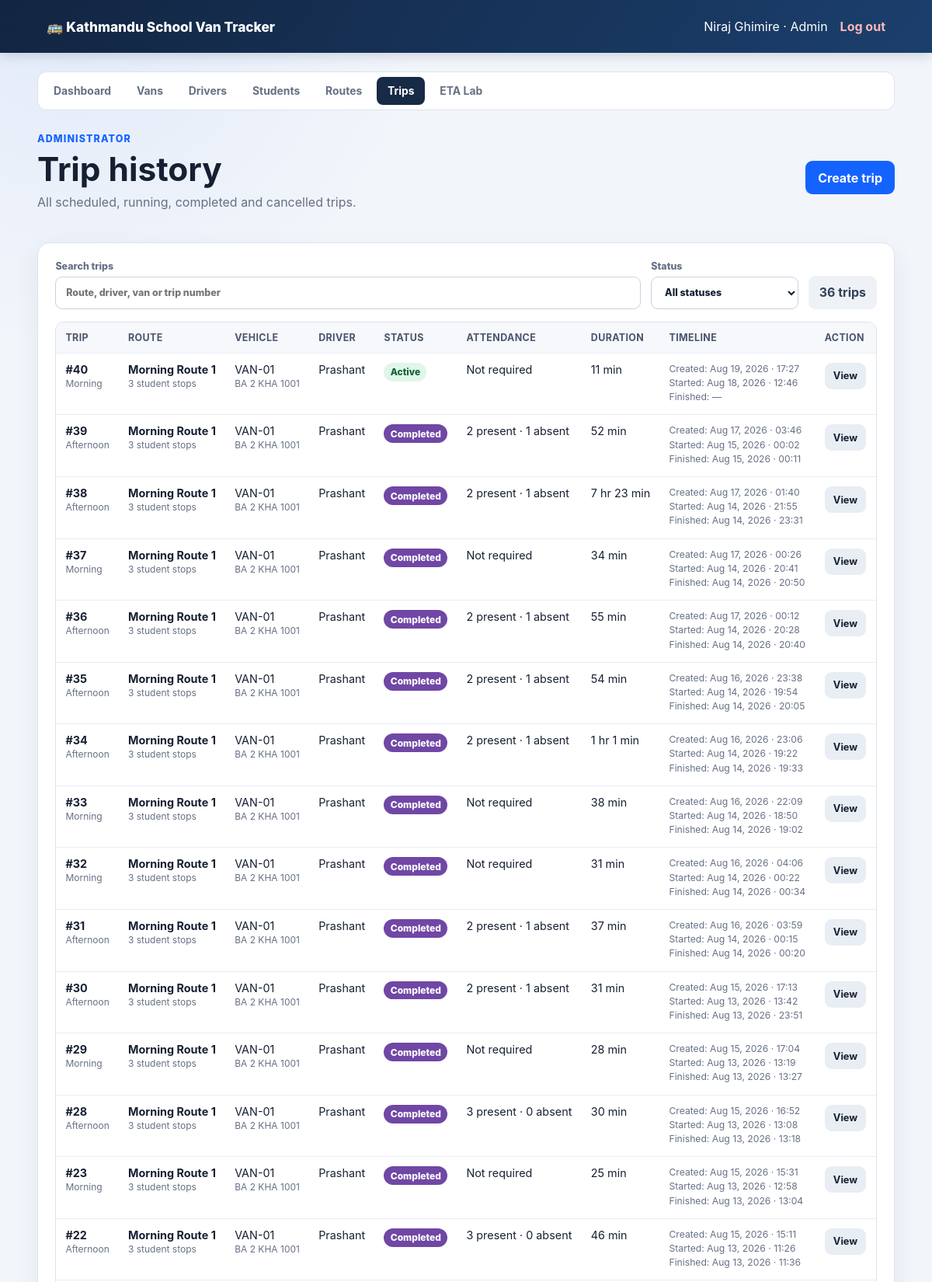
Screenshot of /admin/trip-history.php (signed in, upper part) with the database file from the repository.
### tables this page shows
CREATE TABLE `trips` (
  `id` bigint(20) unsigned NOT NULL AUTO_INCREMENT,
  `route_id` bigint(20) unsigned NOT NULL,
  `van_id` bigint(20) unsigned NOT NULL,
  `driver_id` bigint(20) unsigned NOT NULL,
  `trip_type` enum('morning','afternoon') NOT NULL,
  `status` enum('scheduled','active','paused','emergency','completed','cancelled') NOT NULL DEFAULT 'scheduled',
  `started_at` datetime DEFAULT NULL,
  `completed_at` datetime DEFAULT NULL,
  `simulated_elapsed_sec` int(10) unsigned NOT NULL DEFAULT 0,
  `current_lat` decimal(10,8) DEFAULT NULL,
  `current_lng` decimal(11,8) DEFAULT NULL,
  `physical_speed_kmh` decimal(6,2) NOT NULL DEFAULT 0.00,
  `playback_multiplier` decimal(5,2) NOT NULL DEFAULT 1.00,
  `total_distance_m` decimal(12,2) NOT NULL DEFAULT 0.00,
  `distance_travelled_m` decimal(12,2) NOT NULL DEFAULT 0.00,
  `reached_stop_count` smallint(5) unsigned NOT NULL DEFAULT 0,
  `heading_deg` decimal(6,2) NOT NULL DEFAULT 0.00,
  `scenario_traffic_level` enum('low','medium','high') NOT NULL DEFAULT 'medium',
  `scenario_weather` enum('clear','rain','heavy_rain','fog') NOT NULL DEFAULT 'clear',
  `scenario_school_period` enum('regular','exam','half_day') NOT NULL DEFAULT 'regular',
  `scenario_hour_of_day` tinyint(3) unsigned NOT NULL DEFAULT 8,
  `scenario_day_of_week` tinyint(3) unsigned NOT NULL DEFAULT 0,
  `route_road_type` varchar(50) NOT NULL DEFAULT 'unclassified',
  `baseline_duration_sec` decimal(10,2) DEFAULT NULL,
  `predicted_eta_sec` decimal(10,2) DEFAULT NULL,
  `predicted_eta_lower_sec` decimal(10,2) DEFAULT NULL,
  `predicted_eta_upper_sec` decimal(10,2) DEFAULT NULL,
  `eta_model_version` varchar(80) DEFAULT NULL,
  `random_seed` int(10) unsigned DEFAULT NULL,
  `created_at` timestamp NOT NULL DEFAULT current_timestamp(),
  PRIMARY KEY (`id`),
  KEY `idx_trips_status` (`status`),
  KEY `idx_trips_van` (`van_id`),
  KEY `fk_trips_route` (`route_id`),
  KEY `fk_trips_driver` (`driver_id`),
  CONSTRAINT `fk_trips_driver` FOREIGN KEY (`driver_id`) REFERENCES `drivers` (`id`),
  CONSTRAINT `fk_trips_route` FOREIGN KEY (`route_id`) REFERENCES `routes` (`id`),
  CONSTRAINT `fk_trips_van` FOREIGN KEY (`van_id`) REFERENCES `vans` (`id`)
);

CREATE TABLE `routes` (
  `id` bigint(20) unsigned NOT NULL AUTO_INCREMENT,
  `name` varchar(120) NOT NULL,
  `start_name` varchar(160) NOT NULL,
  `start_lat` decimal(10,8) NOT NULL,
  `start_lng` decimal(11,8) NOT NULL,
  `school_name` varchar(160) NOT NULL,
  `school_lat` decimal(10,8) NOT NULL,
  `school_lng` decimal(11,8) NOT NULL,
  `algorithm` enum('astar','contraction_hierarchy') NOT NULL DEFAULT 'astar',
  `active` tinyint(1) NOT NULL DEFAULT 1,
  `created_at` timestamp NOT NULL DEFAULT current_timestamp(),
  PRIMARY KEY (`id`)
);

CREATE TABLE `vans` (
  `id` bigint(20) unsigned NOT NULL AUTO_INCREMENT,
  `van_number` varchar(50) NOT NULL,
  `plate_number` varchar(50) NOT NULL,
  `capacity` smallint(5) unsigned NOT NULL DEFAULT 15,
  `speed_limit_kmh` decimal(5,2) NOT NULL DEFAULT 40.00,
  `active` tinyint(1) NOT NULL DEFAULT 1,
  `created_at` timestamp NOT NULL DEFAULT current_timestamp(),
  PRIMARY KEY (`id`),
  UNIQUE KEY `van_number` (`van_number`),
  UNIQUE KEY `plate_number` (`plate_number`)
);

### web/config/database.php (called while the page is built, shortened)
<?php
function database(): PDO
{
    $host = getenv('VAN_TRACKER_DB_HOST') ?: '127.0.0.1';
    $port = getenv('VAN_TRACKER_DB_PORT') ?: '3306';
    $name = getenv('VAN_TRACKER_DB_NAME') ?: 'van_tracker_v2';
    $user = getenv('VAN_TRACKER_DB_USER') ?: 'root';
    $pass = getenv('VAN_TRACKER_DB_PASSWORD') ?: '';
    $dsn = "mysql:host={$host};port={$port};dbname={$name};charset=utf8mb4";
    $pdo = new PDO($dsn, $user, $pass, [
        PDO::ATTR_ERRMODE => PDO::ERRMODE_EXCEPTION,
        PDO::ATTR_DEFAULT_FETCH_MODE => PDO::FETCH_ASSOC,
        PDO::ATTR_EMULATE_PREPARES => false,
    ]);
    return $pdo;
}

### web/includes/auth.php (called while the page is built, shortened)
<?php
function escape(string $value): string
{
    return htmlspecialchars($value, ENT_QUOTES | ENT_SUBSTITUTE, 'UTF-8');
}

### web/admin/trip-history.php (the view, shortened to what this page needs)
<?php
require_once dirname(__DIR__) . '/config/database.php';
require_once dirname(__DIR__) . '/includes/auth.php';
require_once dirname(__DIR__) . '/includes/layout.php';
$trips = database()->query(
    'SELECT t.id, t.trip_type, t.status, t.created_at,
            t.started_at, t.completed_at, t.simulated_elapsed_sec,
            t.predicted_eta_sec, r.name AS route_name,
            v.van_number, v.plate_number, u.name AS driver_name,
            SUM(ts.student_id IS NOT NULL) AS student_count,
            SUM(ts.student_id IS NOT NULL AND ts.attendance_status = \'present\') AS present_count,
            SUM(ts.student_id IS NOT NULL AND ts.attendance_status = \'absent\') AS absent_count,
            SUM(ts.student_id IS NOT NULL AND ts.attendance_status = \'unmarked\') AS unmarked_count
     FROM trips t
     JOIN routes r ON r.id = t.route_id
     JOIN vans v ON v.id = t.van_id
     JOIN drivers d ON d.id = t.driver_id
     JOIN users u ON u.id = d.user_id
     LEFT JOIN trip_stops ts ON ts.trip_id = t.id
     GROUP BY t.id
     ORDER BY t.id DESC'
)->fetchAll();
function format_trip_duration(int $seconds): string
{
    $hours = intdiv($seconds, 3600);
    $minutes = intdiv($seconds % 3600, 60);
    return $hours > 0
        ? sprintf('%d hr %d min', $hours, $minutes)
        : sprintf('%d min', max(1, $minutes));
}
function format_trip_timestamp(?string $value): string
{
    return $value ? date('M d, Y · H:i', strtotime($value)) : '—';
}
?>
<div class="page-heading">
    <div>
        <span class="eyebrow">Administrator</span>
        <h1>Trip history</h1>
        <p>All scheduled, running, completed and cancelled trips.</p>
    </div>
    <a class="primary-button" href="<?= APP_BASE_URL ?>/admin/manage-trips.php">Create trip</a>
</div>
<section class="panel">
    <?php if (!$trips): ?>
        <p class="muted">No trip records are available.</p>
    <?php else: ?>
        <div class="history-toolbar">
            <label>
                <span>Search trips</span>
                <input id="trip-history-search" type="search"
                       placeholder="Route, driver, van or trip number">
            </label>
            <label>
                <span>Status</span>
                <select id="trip-history-status">
                    <option value="">All statuses</option>
                </select>
            </label>
            <strong id="trip-history-count"><?= count($trips) ?> trips</strong>
        </div>
        <div class="data-table-wrap history-table-wrap"><table class="data-table history-table">
            <thead><tr>
                <th>Trip</th><th>Route</th><th>Vehicle</th><th>Driver</th>
                <th>Status</th><th>Attendance</th><th>Duration</th>
                <th>Timeline</th><th>Action</th>
            </tr></thead>
            <tbody><?php foreach ($trips as $trip): ?>
                <tr data-trip-history-row
                    data-status="<?= escape($trip['status']) ?>"
                    data-search="<?= escape(strtolower(implode(' ', [
                        '#' . $trip['id'], $trip['trip_type'], $trip['route_name'],
                        $trip['driver_name'], $trip['van_number'], $trip['plate_number'],
                    ]))) ?>">
                    <td><strong>#<?= (int) $trip['id'] ?></strong><br><small><?= escape(ucfirst($trip['trip_type'])) ?></small></td>
                    <td><strong><?= escape($trip['route_name']) ?></strong><br><small><?= (int) $trip['student_count'] ?> student stops</small></td>
                    <td><?= escape($trip['van_number']) ?><br><small><?= escape($trip['plate_number']) ?></small></td>
                    <td><?= escape($trip['driver_name']) ?></td>
                    <td><span class="status-badge status-<?= escape($trip['status']) ?>"><?= escape(ucfirst($trip['status'])) ?></span></td>
                    <td>
                        <?php if ($trip['trip_type'] === 'morning'): ?>
                            Not required
                        <?php else: ?>
                            <?= (int) $trip['present_count'] ?> present ·
                            <?= (int) $trip['absent_count'] ?> absent
                        <?php endif; ?>
                    </td>
                    <td><?= escape(format_trip_duration((int) $trip['simulated_elapsed_sec'])) ?></td>
                    <td class="history-timeline">
                        <span>Created: <?= escape(format_trip_timestamp($trip['created_at'])) ?></span>
                        <span>Started: <?= escape(format_trip_timestamp($trip['started_at'])) ?></span>
                        <span>Finished: <?= escape(format_trip_timestamp($trip['completed_at'])) ?></span>
                    </td>
                    <td><a class="primary-button small-button secondary-button"
                           href="<?= APP_BASE_URL ?>/trip-control.php?trip_id=<?= (int) $trip['id'] ?>">View</a></td>
                </tr>
            <?php endforeach; ?></tbody>
        </table></div>
    <?php endif; ?>
</section>

### web/assets/css/app.css (style rules this page uses)
:root { --ink: #172033; --muted: #667085; --navy: #172a46; --blue: #1463ff; --orange: #f59e0b; --surface: #ffffff; --background: #f2f5fa; --border: #dce3ee; --danger: #c62828; --cyan: #0ea5a8; --success: #14804a; --soft-blue: #edf4ff; }
* { box-sizing: border-box; }
body { margin: 0; color: var(--ink); background: radial-gradient(circle at 8% 0%, rgb(20 99 255 / 7%), transparent 28rem), var(--background); font-family: Inter, ui-sans-serif, system-ui, -apple-system, BlinkMacSystemFont, "Segoe UI", sans-serif; }
a { color: inherit; }
.user-area, .user-area form, .button-row, .page-heading { display: flex; align-items: center; gap: 1rem; }
.page-heading { justify-content: space-between; margin-bottom: 1.6rem; }
h1, h2, p { margin-top: 0; }
h1 { margin-bottom: .45rem; font-size: clamp(1.8rem, 4vw, 2.65rem); }
.eyebrow { display: block; margin-bottom: .4rem; color: var(--blue); font-size: .78rem; font-weight: 800; letter-spacing: .09em; text-transform: uppercase; }
.page-heading p, .muted, .auth-card p, .metric-card small { color: var(--muted); }
.metric-card, .panel, .auth-card { padding: 1.4rem; border: 1px solid var(--border); border-radius: 16px; background: var(--surface); box-shadow: 0 12px 32px rgb(37 50 75 / 7%); }
.panel { margin-bottom: 1rem; }
.primary-button, button { display: inline-flex; min-height: 42px; padding: .7rem 1rem; align-items: center; justify-content: center; border: 0; border-radius: 9px; color: white; background: var(--blue); font: inherit; font-weight: 750; text-decoration: none; cursor: pointer; }
label { display: grid; gap: .45rem; font-size: .9rem; font-weight: 700; }
input, select { width: 100%; min-height: 44px; padding: .7rem .8rem; border: 1px solid #c9d2e1; border-radius: 9px; background: white; color: var(--ink); font: inherit; }
.data-table-wrap { overflow-x: auto; }
.data-table { width: 100%; border-collapse: collapse; font-size: .9rem; }
.data-table th, .data-table td { padding: .75rem; border-bottom: 1px solid #e8edf4; text-align: left; vertical-align: top; }
.data-table th { color: #48566c; background: #f6f8fb; font-size: .78rem; letter-spacing: .03em; text-transform: uppercase; }
.history-toolbar { display: grid; grid-template-columns: minmax(240px, 1fr) 190px auto; gap: .8rem; align-items: end; margin-bottom: 1rem; }
.history-toolbar label { display: grid; gap: .35rem; color: var(--muted); font-size: .78rem; font-weight: 800; }
.history-toolbar input, .history-toolbar select { min-height: 42px; }
.history-toolbar strong { padding: .72rem .85rem; border-radius: 9px; color: #314159; background: #eef2f7; text-align: center; white-space: nowrap; }
.history-table-wrap { border: 1px solid var(--border); border-radius: 11px; }
.history-table { min-width: 1040px; }
.history-table small { color: var(--muted); }
.history-timeline { min-width: 185px; }
.history-timeline span { display: block; margin-bottom: .2rem; color: var(--muted); font-size: .76rem; white-space: nowrap; }
.small-button { min-height: 34px; padding: .45rem .7rem; font-size: .8rem; }
.secondary-button { color: var(--ink); background: #e9edf4; }
.status-badge { display: inline-flex; padding: .28rem .52rem; border-radius: 999px; color: #116237; background: #e1f6e9; font-size: .75rem; font-weight: 800; }
.status-active { color: #116237; background: #dff6e8; }
.status-completed { color: white; background: #7047a5; }

### rows the page displays
trips: id "40", trip_type "Morning", route.name "Morning Route 1", student_count "3", van.van_number "VAN-01", van.plate_number "BA 2 KHA 1001", driver_name "Prashant", status "Active", shows "Not required", simulated_elapsed_sec "11 min", created_at "Aug 19, 2026 · 17:27", started_at "Aug 18, 2026 · 12:46", completed_at "—"
trips: id "39", trip_type "Afternoon", route.name "Morning Route 1", student_count "3", van.van_number "VAN-01", van.plate_number "BA 2 KHA 1001", driver_name "Prashant", status "Completed", present_count "2", absent_count "1", simulated_elapsed_sec "52 min", created_at "Aug 17, 2026 · 03:46", started_at "Aug 15, 2026 · 00:02", completed_at "Aug 15, 2026 · 00:11"
trips: id "38", trip_type "Afternoon", route.name "Morning Route 1", student_count "3", van.van_number "VAN-01", van.plate_number "BA 2 KHA 1001", driver_name "Prashant", status "Completed", present_count "2", absent_count "1", simulated_elapsed_sec "7 hr 23 min", created_at "Aug 17, 2026 · 01:40", started_at "Aug 14, 2026 · 21:55", completed_at "Aug 14, 2026 · 23:31"
trips: id "37", trip_type "Morning", route.name "Morning Route 1", student_count "3", van.van_number "VAN-01", van.plate_number "BA 2 KHA 1001", driver_name "Prashant", status "Completed", shows "Not required", simulated_elapsed_sec "34 min", created_at "Aug 17, 2026 · 00:26", started_at "Aug 14, 2026 · 20:41", completed_at "Aug 14, 2026 · 20:50"
trips: id "36", trip_type "Afternoon", route.name "Morning Route 1", student_count "3", van.van_number "VAN-01", van.plate_number "BA 2 KHA 1001", driver_name "Prashant", status "Completed", present_count "2", absent_count "1", simulated_elapsed_sec "55 min", created_at "Aug 17, 2026 · 00:12", started_at "Aug 14, 2026 · 20:28", completed_at "Aug 14, 2026 · 20:40"
trips: id "35", trip_type "Afternoon", route.name "Morning Route 1", student_count "3", van.van_number "VAN-01", van.plate_number "BA 2 KHA 1001", driver_name "Prashant", status "Completed", present_count "2", absent_count "1", simulated_elapsed_sec "54 min", created_at "Aug 16, 2026 · 23:38", started_at "Aug 14, 2026 · 19:54", completed_at "Aug 14, 2026 · 20:05"
trips: id "34", trip_type "Afternoon", route.name "Morning Route 1", student_count "3", van.van_number "VAN-01", van.plate_number "BA 2 KHA 1001", driver_name "Prashant", status "Completed", present_count "2", absent_count "1", simulated_elapsed_sec "1 hr 1 min", created_at "Aug 16, 2026 · 23:06", started_at "Aug 14, 2026 · 19:22", completed_at "Aug 14, 2026 · 19:33"
trips: id "33", trip_type "Morning", route.name "Morning Route 1", student_count "3", van.van_number "VAN-01", van.plate_number "BA 2 KHA 1001", driver_name "Prashant", status "Completed", shows "Not required", simulated_elapsed_sec "38 min", created_at "Aug 16, 2026 · 22:09", started_at "Aug 14, 2026 · 18:50", completed_at "Aug 14, 2026 · 19:02"
trips: id "32", trip_type "Morning", route.name "Morning Route 1", student_count "3", van.van_number "VAN-01", van.plate_number "BA 2 KHA 1001", driver_name "Prashant", status "Completed", shows "Not required", simulated_elapsed_sec "31 min", created_at "Aug 16, 2026 · 04:06", started_at "Aug 14, 2026 · 00:22", completed_at "Aug 14, 2026 · 00:34"
trips: id "31", trip_type "Afternoon", route.name "Morning Route 1", student_count "3", van.van_number "VAN-01", van.plate_number "BA 2 KHA 1001", driver_name "Prashant", status "Completed", present_count "2", absent_count "1", simulated_elapsed_sec "37 min", created_at "Aug 16, 2026 · 03:59", started_at "Aug 14, 2026 · 00:15", completed_at "Aug 14, 2026 · 00:20"
trips: id "30", trip_type "Afternoon", route.name "Morning Route 1", student_count "3", van.van_number "VAN-01", van.plate_number "BA 2 KHA 1001", driver_name "Prashant", status "Completed", present_count "2", absent_count "1", simulated_elapsed_sec "31 min", created_at "Aug 15, 2026 · 17:13", started_at "Aug 13, 2026 · 13:42", completed_at "Aug 13, 2026 · 23:51"
trips: id "29", trip_type "Morning", route.name "Morning Route 1", student_count "3", van.van_number "VAN-01", van.plate_number "BA 2 KHA 1001", driver_name "Prashant", status "Completed", shows "Not required", simulated_elapsed_sec "28 min", created_at "Aug 15, 2026 · 17:04", started_at "Aug 13, 2026 · 13:19", completed_at "Aug 13, 2026 · 13:27"
trips: id "28", trip_type "Afternoon", route.name "Morning Route 1", student_count "3", van.van_number "VAN-01", van.plate_number "BA 2 KHA 1001", driver_name "Prashant", status "Completed", present_count "3", absent_count "0", simulated_elapsed_sec "30 min", created_at "Aug 15, 2026 · 16:52", started_at "Aug 13, 2026 · 13:08", completed_at "Aug 13, 2026 · 13:18"
trips: id "23", trip_type "Morning", route.name "Morning Route 1", student_count "3", van.van_number "VAN-01", van.plate_number "BA 2 KHA 1001", driver_name "Prashant", status "Completed", shows "Not required", simulated_elapsed_sec "25 min", created_at "Aug 15, 2026 · 15:31", started_at "Aug 13, 2026 · 12:58", completed_at "Aug 13, 2026 · 13:04"
trips: id "22", trip_type "Afternoon", route.name "Morning Route 1", student_count "3", van.van_number "VAN-01", van.plate_number "BA 2 KHA 1001", driver_name "Prashant", status "Completed", present_count "3", absent_count "0", simulated_elapsed_sec "46 min", created_at "Aug 15, 2026 · 15:11", started_at "Aug 13, 2026 · 11:26", completed_at "Aug 13, 2026 · 11:36"

### other values shown
APP_NAME "Kathmandu School Van Tracker"
$userName "Niraj Ghimire"
$role "Admin"
$label "Dashboard"
$label "Vans"
$label "Drivers"
$label "Students"
$label "Routes"
$label "Trips"
$label "ETA Lab"
count($trips) "36"
